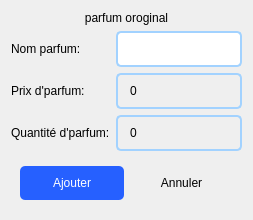
          <widget class="QWidget" name="page_20">
           <layout class="QGridLayout" name="gridLayout_25">
            <item row="0" column="0" colspan="2">
             <widget class="QLabel" name="label_49">
              <property name="maximumSize">
               <size>
                <width>16777215</width>
                <height>70</height>
               </size>
              </property>
              <property name="styleSheet">
               <string notr="true">font: italic 20pt &quot;Times New Roman&quot;;
color: rgb(0, 0, 0);
background-color: rgb(0,0, 0, 0);</string>
              </property>
              <property name="text">
               <string>parfum oroginal</string>
              </property>
              <property name="alignment">
               <set>Qt::AlignCenter</set>
              </property>
             </widget>
            </item>
            <item row="1" column="1">
             <widget class="QLineEdit" name="ext_name_3">
              <property name="styleSheet">
               <string notr="true">QLineEdit{
	outline:none;
	padding:8px 8px;
	background-color: rgb(255, 255, 255);
	font: 12pt &quot;Times New Roman&quot;;
	front-size:12px;
	border-radius:5px;
	border: 2px solid #a2d2ff

}
QLineEdit:hover{
	border:2px solid #1d3557;
	padding-left:2px;
	background-color: #edede9
}
QLineEdit:focus{
  color: #8d8d8d;
	border-color: rgb(85, 255, 0);
  
  background: #ffffff;

}</string>
              </property>
              <property name="clearButtonEnabled">
               <bool>true</bool>
              </property>
             </widget>
            </item>
            <item row="2" column="0">
             <widget class="QLabel" name="label_42">
              <property name="styleSheet">
               <string notr="true">color: rgb(0, 0, 0);
background-color: rgb(0,0, 0, 0);
font: 12pt &quot;Times New Roman&quot;;</string>
              </property>
              <property name="text">
               <string>Prix d'parfum:</string>
              </property>
             </widget>
            </item>
            <item row="2" column="1">
             <widget class="QSpinBox" name="spinBox_12">
              <property name="styleSheet">
               <string notr="true">QSpinBox{
	text-align:left;
	padding: 8px 10px;
	border-radius:5px;
border: 2px solid #a2d2ff;
	background-color: transparent;
	color: rgb(0, 0, 0);
	font: 75 italic 12pt &quot;Times New Roman&quot;;
}
QSpinBox:hover{
	padding-left:2px;
border:2px solid #1d3557;
background-color: #edede9


}
QSpinBox:focus{
border: 2px solid  #08ff00 

}</string>
              </property>
              <property name="buttonSymbols">
               <enum>QAbstractSpinBox::NoButtons</enum>
              </property>
              <property name="maximum">
               <number>999999999</number>
              </property>
             </widget>
            </item>
            <item row="3" column="0">
             <widget class="QLabel" name="label_73">
              <property name="styleSheet">
               <string notr="true">color: rgb(0, 0, 0);
background-color: rgb(0,0, 0, 0);
font: 12pt &quot;Times New Roman&quot;;
</string>
              </property>
              <property name="text">
               <string>Quantité d'parfum:</string>
              </property>
             </widget>
            </item>
            <item row="3" column="1">
             <widget class="QSpinBox" name="spinBox_13">
              <property name="styleSheet">
               <string notr="true">QSpinBox{
	text-align:left;
	padding: 8px 10px;
	border-radius:5px;
border: 2px solid #a2d2ff;
	background-color: transparent;
	color: rgb(0, 0, 0);
	font: 75 italic 12pt &quot;Times New Roman&quot;;
}
QSpinBox:hover{
	padding-left:2px;
border:2px solid #1d3557;
background-color: #edede9


}
QSpinBox:focus{
border: 2px solid  #08ff00 

}</string>
              </property>
              <property name="buttonSymbols">
               <enum>QAbstractSpinBox::NoButtons</enum>
              </property>
              <property name="maximum">
               <number>999999999</number>
              </property>
             </widget>
            </item>
            <item row="4" column="0" colspan="2">
             <widget class="QFrame" name="frame_27">
              <property name="maximumSize">
               <size>
                <width>16777215</width>
                <height>70</height>
               </size>
              </property>
              <property name="styleSheet">
               <string notr="true">
QFrame{
border:non}</string>
              </property>
              <property name="frameShape">
               <enum>QFrame::StyledPanel</enum>
              </property>
              <property name="frameShadow">
               <enum>QFrame::Raised</enum>
              </property>
              <layout class="QHBoxLayout" name="horizontalLayout_10">
               <item>
                <widget class="QPushButton" name="ext_confirm_3">
                 <property name="styleSheet">
                  <string notr="true">QPushButton{
	text-align:center;
	padding: 10px 10px;
	border-radius:5px;
	
	background-color: rgb(38, 96, 255);
	
	color: rgb(255, 255, 255);
	font: 75 italic 12pt &quot;Times New Roman&quot;;
}
QPushButton:hover{
	padding-left:2px;



}
QPushButton:pressed{
	padding-Right:2px;

}</string>
                 </property>
                 <property name="text">
                  <string>Ajouter</string>
                 </property>
                </widget>
               </item>
               <item>
                <widget class="QPushButton" name="ext_cancel_3">
                 <property name="styleSheet">
                  <string notr="true">QPushButton{
	text-align:center;
	padding: 10px 10px;
	border-radius:5px;

	background-color: transparent;
	color: rgb(0, 0, 0);
	font: 75 italic 12pt &quot;Times New Roman&quot;;
}
QPushButton:hover{
	padding-left:2px;



}
QPushButton:pressed{
	padding-Right:2px;
	
	background-color: rgb(255, 23, 23);

}
QFrame{
border:non}</string>
                 </property>
                 <property name="text">
                  <string>Annuler</string>
                 </property>
                </widget>
               </item>
              </layout>
             </widget>
            </item>
            <item row="1" column="0">
             <widget class="QLabel" name="label_47">
              <property name="styleSheet">
               <string notr="true">background-color: rgb(0,0, 0, 0);
color: rgb(0, 0, 0);
font: 12pt &quot;Times New Roman&quot;;</string>
              </property>
              <property name="text">
               <string>Nom parfum:</string>
              </property>
             </widget>
            </item>
           </layout>
          </widget>
